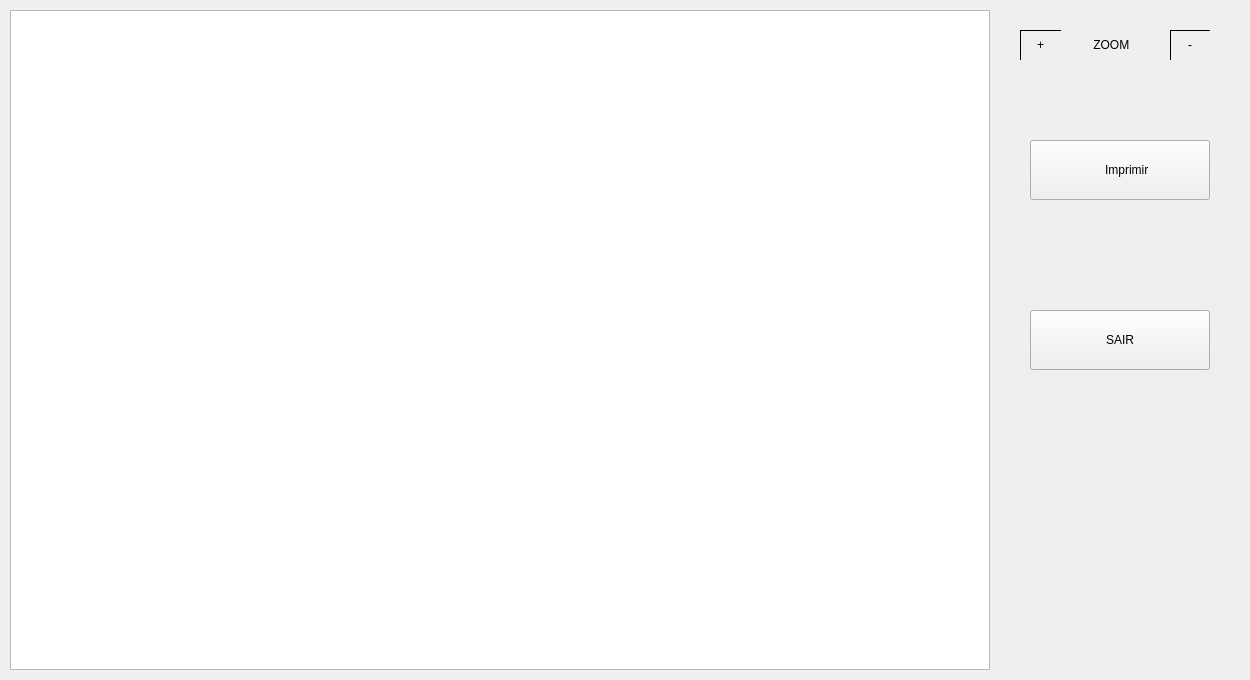
<?xml version="1.0" encoding="UTF-8"?>
<ui version="4.0">
 <class>Dialog</class>
 <widget class="QDialog" name="Dialog">
  <property name="geometry">
   <rect>
    <x>0</x>
    <y>0</y>
    <width>1250</width>
    <height>680</height>
   </rect>
  </property>
  <property name="windowTitle">
   <string>Dialog</string>
  </property>
  <property name="styleSheet">
   <string notr="true"/>
  </property>
  <widget class="QPushButton" name="bt_zoom_in">
   <property name="geometry">
    <rect>
     <x>1020</x>
     <y>30</y>
     <width>41</width>
     <height>30</height>
    </rect>
   </property>
   <property name="styleSheet">
    <string notr="true">border-style: Outset;
font: 900 20pt &quot;Arial Black&quot;;
border-width: 1px;
border-radius: 90px;</string>
   </property>
   <property name="text">
    <string>+</string>
   </property>
  </widget>
  <widget class="QPushButton" name="bt_zoom_out">
   <property name="geometry">
    <rect>
     <x>1170</x>
     <y>30</y>
     <width>40</width>
     <height>30</height>
    </rect>
   </property>
   <property name="styleSheet">
    <string notr="true">border-style: Outset;
font: 900 20pt &quot;Arial Black&quot;;
border-width: 1px;
border-radius: 90px;
</string>
   </property>
   <property name="text">
    <string>-</string>
   </property>
  </widget>
  <widget class="QGraphicsView" name="graphicsView">
   <property name="geometry">
    <rect>
     <x>10</x>
     <y>10</y>
     <width>980</width>
     <height>660</height>
    </rect>
   </property>
  </widget>
  <widget class="QPushButton" name="bt_imprimir">
   <property name="geometry">
    <rect>
     <x>1030</x>
     <y>140</y>
     <width>180</width>
     <height>60</height>
    </rect>
   </property>
   <property name="text">
    <string>    Imprimir</string>
   </property>
   <property name="iconSize">
    <size>
     <width>40</width>
     <height>40</height>
    </size>
   </property>
  </widget>
  <widget class="QPushButton" name="bt_sair">
   <property name="geometry">
    <rect>
     <x>1030</x>
     <y>310</y>
     <width>180</width>
     <height>60</height>
    </rect>
   </property>
   <property name="text">
    <string>SAIR</string>
   </property>
  </widget>
  <widget class="QLabel" name="label">
   <property name="geometry">
    <rect>
     <x>1090</x>
     <y>30</y>
     <width>60</width>
     <height>30</height>
    </rect>
   </property>
   <property name="layoutDirection">
    <enum>Qt::LeftToRight</enum>
   </property>
   <property name="styleSheet">
    <string notr="true">font: 12pt &quot;Arial&quot;;</string>
   </property>
   <property name="text">
    <string> ZOOM</string>
   </property>
  </widget>
 </widget>
 <resources/>
 <connections/>
</ui>
